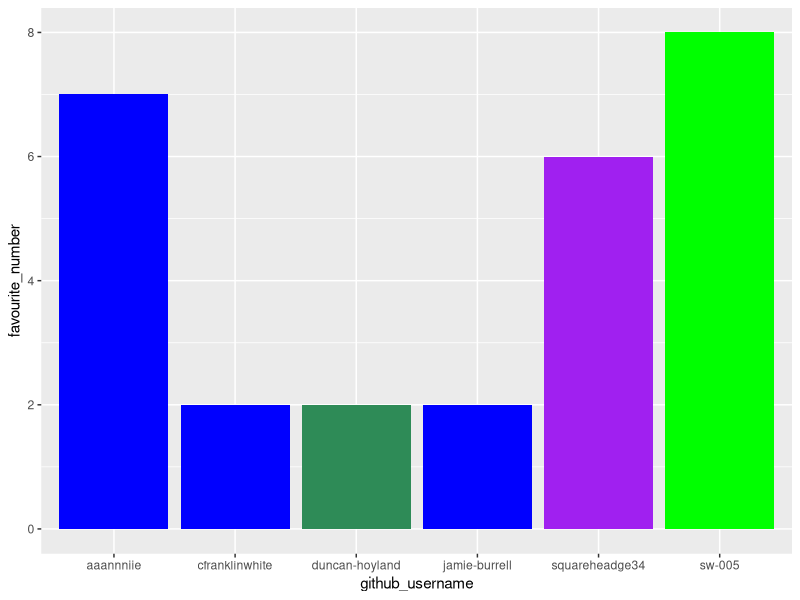
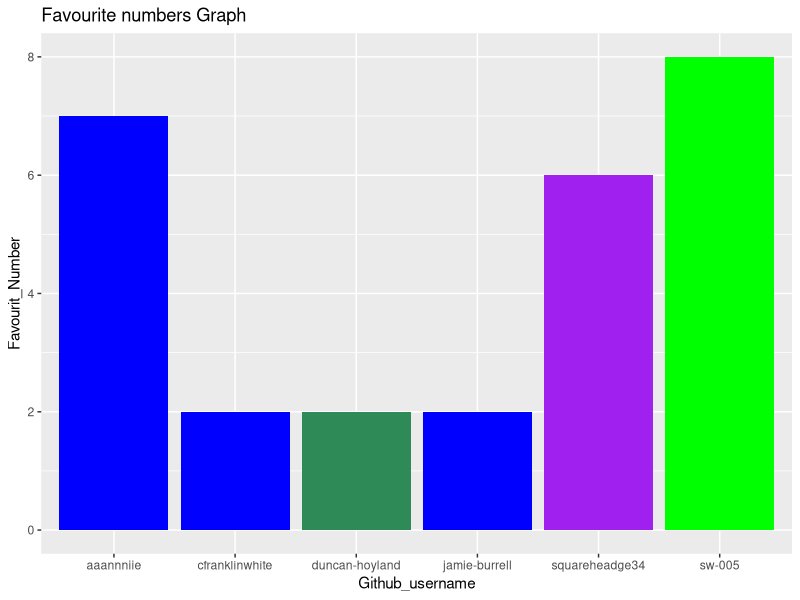
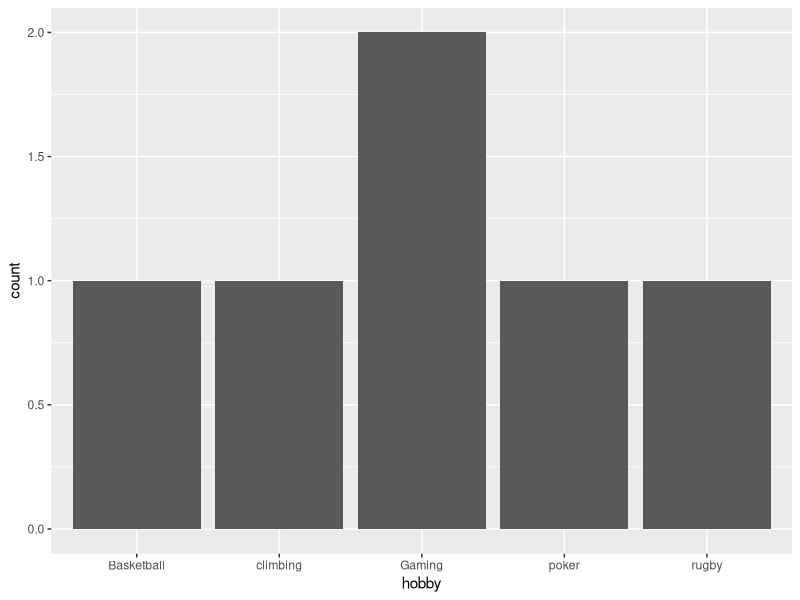

Here is the R script that generated these plots, in order:
## ---- chunk 1
library(tidyverse) 
## ---- chunk 2
team_data <- tibble(
  name = c("Druvis Keiri", "Charlie Franklin-White", "Jami Burrell", 
           "Sean Wang", "Annie Loi","Duncan Hoyland"),
  github_username = c("squareheadge34", "cfranklinwhite", "jamie-burrell", 
                      "sw-005", "aaannniie","duncan-hoyland"), 
  colour = c("purple", "blue", "blue",
             "green", "blue","seagreen"),
  hobby = c("Basketball", "poker", "climbing", 
            "Gaming", "Gaming","rugby"),
  favourite_number = c(6, 2, 2, 8, 7, 2)
)

team_data
## ---- chunk 3
p1 <- ggplot(data = team_data, 
             mapping = aes(x = github_username, 
                           y = favourite_number,
                           fill = colour), 
             ) +
   geom_col() +
   scale_fill_identity()
p1
## ---- chunk 4
p1 + labs(x = "Github_username", 
          y = "Favourit_Number",
          title = "Favourite numbers Graph")
## ---- chunk 5
p2 <- ggplot(team_data, aes(x = hobby)) +
  geom_bar()
p2
